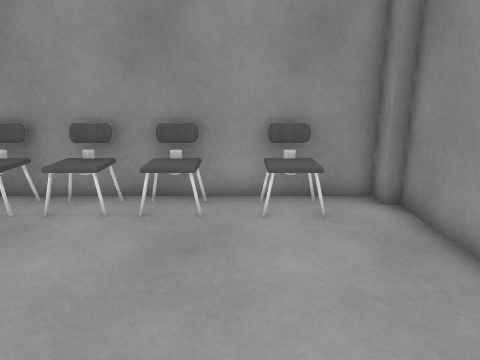
[1] (above)

16 first-person views from a walk through a scene from a Unity 3-D project. The camera is 1.3 m above the floor, tilts 14° down and sees 70° across. The floor is counted in squares, 0.5 m on a side. Each view is taken from the middle of a square. On the plan, view 1 faces up. The plan holds only what a view shows up to about 20 squares ahead; the rest is blank. The place goes on beyond the plan. Surface patterns are stand-ins for the level's own textures.

[2]
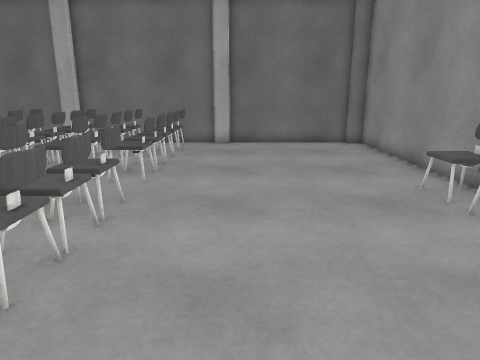

[3]
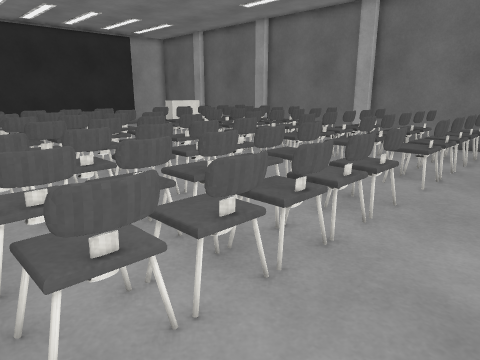

[4]
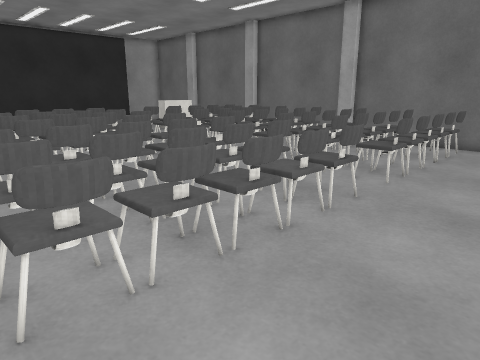

[5]
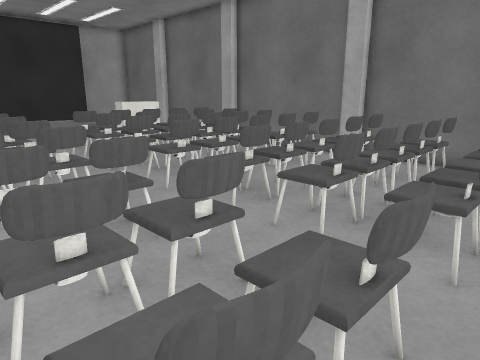

[6]
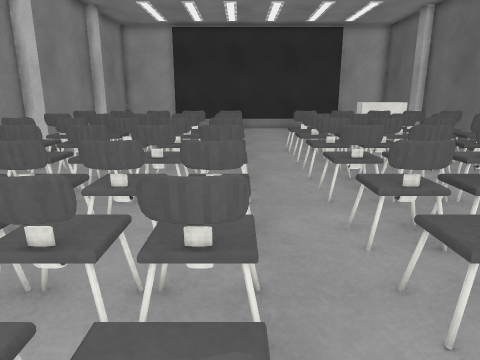

[7]
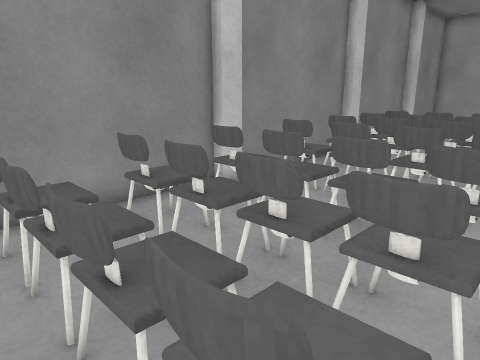

[8]
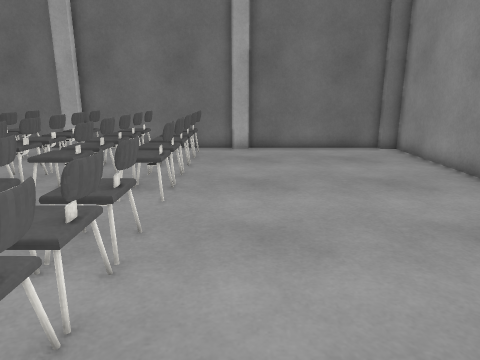

[9]
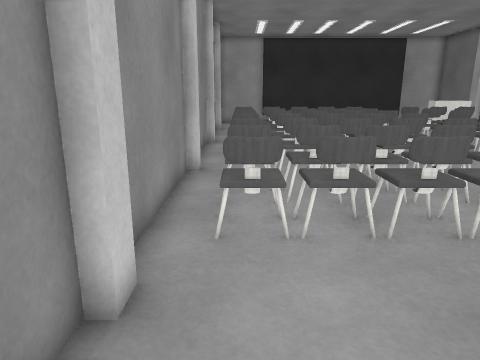

[10]
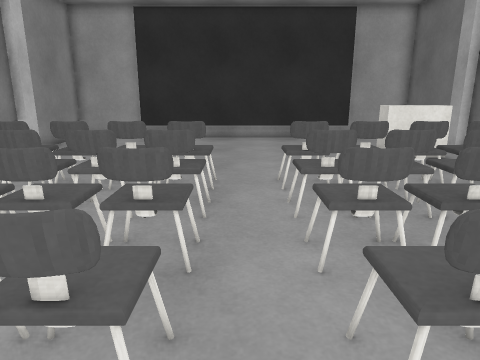

[11]
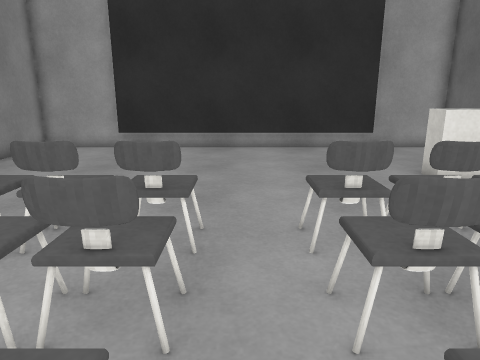

[12]
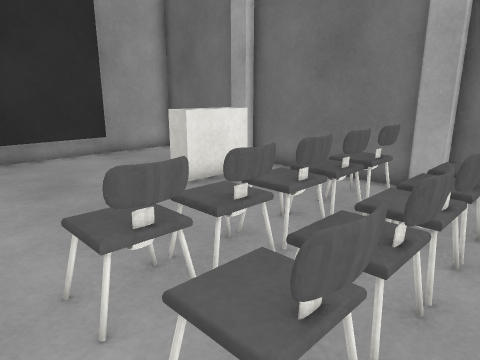

[13]
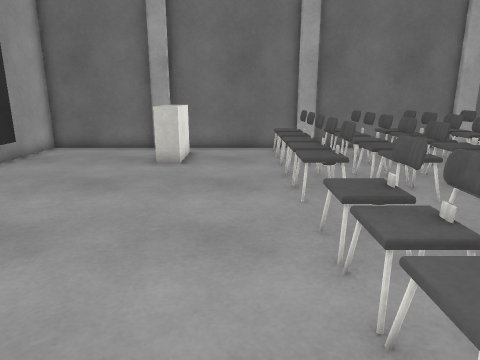

[14]
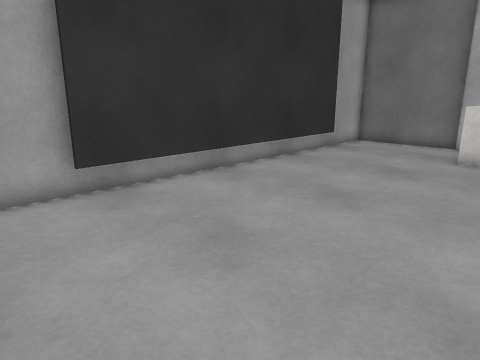

[15]
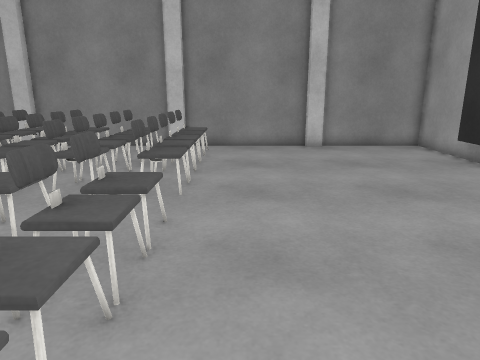

[16]
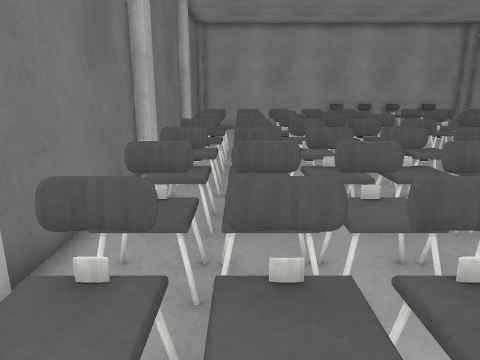

### Floor plan
Key: @ floor where view 1 was taken; # wall or solid block; . main floor; : floor 0.5 m higher than the main floor; = window, fence, low wall or low ledge; ^ raised ledge; C chair; O other object.
Columns run from 16 left of view 1 to 4 right of it. Each row starts with its distance up from view 1.
  9 #####################
  8 #.........CCCCCC.C. #
  7 #.........CCCCCC....#
  6 #...................#
  5 #...................#
  4 #...................#
  3 #...................#
  2 #...................#
  1 #...................#
  0 #...............@...#
 -1 #^^^^#^^^=.=O^OO^^^.#
 -2 #^^^^:^^^..OO^OO^^^.#
 -3 #=^^==^^^..==^.=^^^.#
 -4 #^^^^=^^^..OO^O=^^^.#
 -5 #====.====.===.====.#
 -6 # ^^^ ^^^=.==^=#^^^.#
 -7 #=..=#.............##
 -8 #=========.========##
 -9 #.O==:::==.OOOOO#=O.#
-10 #.==.====..===..===##
-11 #^^^^=^^^=.==^==^^^ #
-12 #.^^..^^^..==^..^^^.#
-13 #=^^==^^^..==^==^^^ #
-14 #^^^^:^^^..OO^OO^^^ #
-15 #=========.===.====##
-16 #^^^^#^^^=.==^O#^^^.#
-17 #...................#
-18 #...................#
-19 #...................#
-20 #.^^................#
-21 #.^^^...............#
-22 #...................#
-23 #...................#
-24 #...................#
-25 #...................#
-26 #...................#
-27 #####################

Where each view was taken, in squares from view 1:
view 1: 0 up, 0 right, facing up
view 2: 2 up, 3 right, facing left
view 3: 2 up, 3 right, facing down-left
view 4: 3 up, 3 right, facing down-left
view 5: 0 up, 2 left, facing down-left
view 6: 0 up, 5 left, facing down
view 7: 0 up, 4 left, facing down-right
view 8: 1 up, 1 right, facing left
view 9: 5 up, 2 right, facing down
view 10: 6 down, 6 left, facing down
view 11: 10 down, 6 left, facing down
view 12: 12 down, 6 left, facing down-left
view 13: 18 down, 1 right, facing left
view 14: 18 down, 3 right, facing down-left
view 15: 18 down, 14 left, facing right
view 16: 18 down, 13 left, facing up
